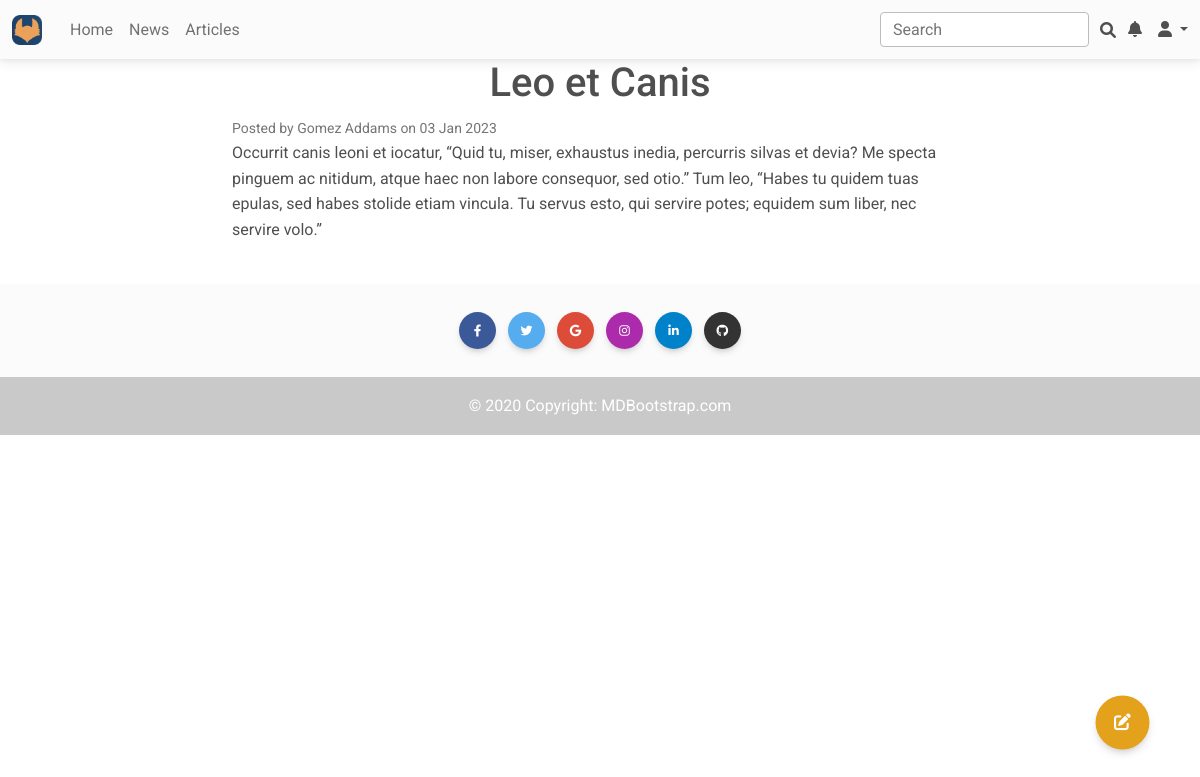
Before: /articles/7 (signed in) with the older database file.
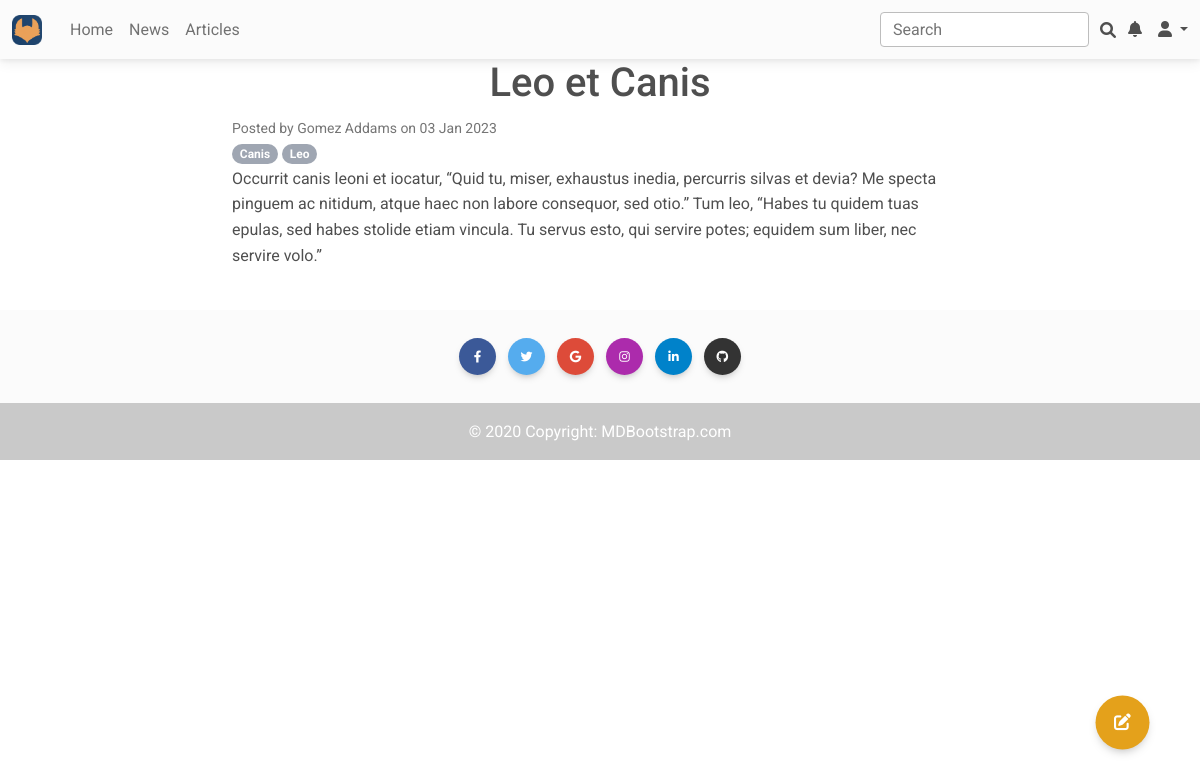
After: the same page with the newer database file.
### news/models.py (models this page shows)
class Category(models.Model):
    name = models.CharField(max_length=255, unique=True)
    def __str__(self):
        return f'{self.name}'

### news/views.py (the view)
# urls.py: path('<int:pk>', PostDetail.as_view(), name='post_detail'),
class PostDetail(DetailView):
    model = Post
    template_name = 'post.html'
    context_object_name = 'post'

### news/models.py (called while the page is built)
    def __str__(self):
        return f'{self.user.get_full_name() or self.user}'

### news/templatetags/custom_filters.py (called while the page is built)
@register.filter()
def censor(text: str) -> str:
    if not isinstance(text, str):
        raise TypeError('Censor input must be a string')
    for word in CENSOR_LIST:
        text = re.sub(r"\b" + f"({word[0]}){word[1:]}" + r"\b",
                      lambda x, w=word: (w[0].upper() if x.group(1).isupper() else w[0]) + f"{'*' * (len(w) - 1)}",
                      text,
                      flags=re.IGNORECASE)
    return text

### templates/post.html (shortened to what this page needs)
{% extends 'flatpages/default.html' %}
{% load custom_filters %}
{% block content %}
<h1 class="text-center">{{ post.title|censor }}</h1>
<small class="text-muted">Posted by {{ post.author }} on {{ post.created|date:'d M Y' }}</small>
<div>
  {% for category in post.category.all %}
  <span class="badge rounded-pill bg-secondary">{{ category }}</span>
  {% endfor %}
</div>
<p>{{ post.text|censor }}</p>
<br>
{% if user.is_authenticated %}
  <div class="fixed-action-btn" id="fixed1">
    <a class="btn btn-floating text-white btn-lg" href="{{ request.path }}/edit" style="background-color: #E4A11B;">
      <i class="fas fa-edit"></i>
    </a>
  </div>
{% endif %}
{% endblock content %}

Changed rows visible on the page:
added Category: name "Canis"
now on this page (row unchanged): Category: name "Leo"
